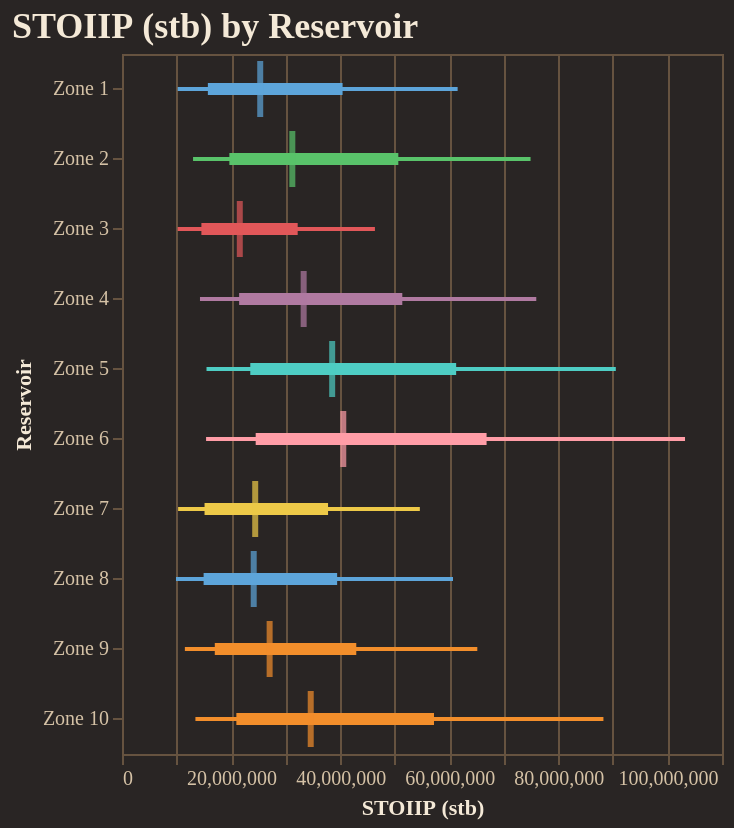

Write notebook code for a chart like this one.
### Code cell
fig = reporter.plotter.forest_plot(
    "STOIIP (stb)", 
    backend=PLOTTING_BACKEND
)
fig.show()

### Figure 1 — Vega-Lite specification as saved in the notebook (floating-point values rounded to 4 significant figures)
{"config": {"background": "#292524", "view": {"fill": "#292524", "stroke": "#665340"}, "title": {"color": "#f4e9d7", "font": "Merriweather", "fontSize": 18, "fontWeight": 600, "subtitleColor": "#d5c2a6", "anchor": "start"}, "axis": {"domainColor": "#665340", "gridColor": "#665340", "tickColor": "#665340", "labelColor": "#d5c2a6", "titleColor": "#f4e9d7", "labelFont": "Merriweather", "titleFont": "Merriweather"}, "legend": {"titleColor": "#f4e9d7", "labelColor": "#d5c2a6", "labelFont": "Merriweather", "titleFont": "Merriweather", "orient": "top-right", "symbolType": "circle"}, "header": {"labelColor": "#d5c2a6", "titleColor": "#f4e9d7", "labelFont": "Merriweather", "titleFont": "Merriweather"}, "mark": {"color": "#c78d3b"}, "line": {"color": "#c78d3b"}, "bar": {"color": "#c78d3b"}, "point": {"color": "#ddb06d"}, "area": {"color": "#c78d3b", "opacity": 0.35}, "text": {"color": "#f4e9d7", "font": "Merriweather"}, "range": {"category": ["#5DA5DA", "#F28E2B", "#59C36A", "#E15759", "#B07AA1", "#4ECDC4", "#FF9DA7", "#EDC948"]}}, "layer": [{"mark": {"type": "rule", "strokeWidth": 2}, "encoding": {"color": {"field": "group", "legend": null, "type": "nominal"}, "x": {"field": "p10", "scale": {"zero": false}, "title": "STOIIP (stb)", "type": "quantitative"}, "x2": {"field": "p90"}, "y": {"field": "group", "sort": ["Zone 1", "Zone 2", "Zone 3", "Zone 4", "Zone 5", "Zone 6", "Zone 7", "Zone 8", "Zone 9", "Zone 10"], "title": "Reservoir", "type": "nominal"}}}, {"mark": {"type": "rule", "strokeWidth": 6}, "encoding": {"color": {"field": "group", "legend": null, "type": "nominal"}, "x": {"field": "p25", "scale": {"zero": false}, "title": "STOIIP (stb)", "type": "quantitative"}, "x2": {"field": "p75"}, "y": {"field": "group", "sort": ["Zone 1", "Zone 2", "Zone 3", "Zone 4", "Zone 5", "Zone 6", "Zone 7", "Zone 8", "Zone 9", "Zone 10"], "title": "Reservoir", "type": "nominal"}}}, {"mark": {"type": "tick", "color": "black", "size": 28, "thickness": 3}, "encoding": {"color": {"field": "group", "legend": null, "type": "nominal"}, "tooltip": [{"field": "group", "title": "Group", "type": "nominal"}, {"field": "p10", "title": "P10", "type": "quantitative"}, {"field": "p25", "title": "P25", "type": "quantitative"}, {"field": "median", "title": "Median", "type": "quantitative"}, {"field": "p75", "title": "P75", "type": "quantitative"}, {"field": "p90", "title": "P90", "type": "quantitative"}], "x": {"field": "median", "scale": {"zero": false}, "title": "STOIIP (stb)", "type": "quantitative"}, "y": {"field": "group", "sort": ["Zone 1", "Zone 2", "Zone 3", "Zone 4", "Zone 5", "Zone 6", "Zone 7", "Zone 8", "Zone 9", "Zone 10"], "title": "Reservoir", "type": "nominal"}}}], "data": {"name": "data-d7bbcef8b4b36bf90cba79e1c6c524c9"}, "height": 350, "title": "STOIIP (stb) by Reservoir", "width": "container", "$schema": "https://vega.github.io/schema/vega-lite/v5.20.1.json", "datasets": {"data-d7bbcef8b4b36bf90cba79e1c6c524c9": [{"group": "Zone 1", "p10": 10210000.0, "p25": 15740000.0, "median": 25340000.0, "p75": 40440000.0, "p90": 61530000.0}, {"group": "Zone 2", "p10": 13030000.0, "p25": 19680000.0, "median": 31230000.0, "p75": 50660000.0, "p90": 74900000.0}, {"group": "Zone 3", "p10": 10200000.0, "p25": 14550000.0, "median": 21590000.0, "p75": 32210000.0, "p90": 46370000.0}, {"group": "Zone 4", "p10": 14300000.0, "p25": 21470000.0, "median": 33300000.0, "p75": 51390000.0, "p90": 75950000.0}, {"group": "Zone 5", "p10": 15490000.0, "p25": 23520000.0, "median": 38530000.0, "p75": 61260000.0, "p90": 90530000.0}, {"group": "Zone 6", "p10": 15410000.0, "p25": 24510000.0, "median": 40560000.0, "p75": 66840000.0, "p90": 103200000.0}, {"group": "Zone 7", "p10": 10290000.0, "p25": 15130000.0, "median": 24420000.0, "p75": 37780000.0, "p90": 54610000.0}, {"group": "Zone 8", "p10": 9898000.0, "p25": 14960000.0, "median": 24150000.0, "p75": 39440000.0, "p90": 60680000.0}, {"group": "Zone 9", "p10": 11530000.0, "p25": 17010000.0, "median": 27060000.0, "p75": 42950000.0, "p90": 65140000.0}, {"group": "Zone 10", "p10": 13460000.0, "p25": 20970000.0, "median": 34600000.0, "p75": 57200000.0, "p90": 88260000.0}]}}
